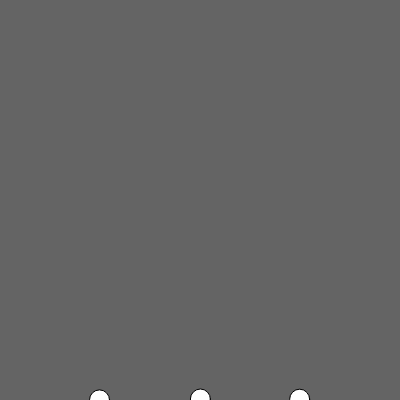
Frame 1 (no input)
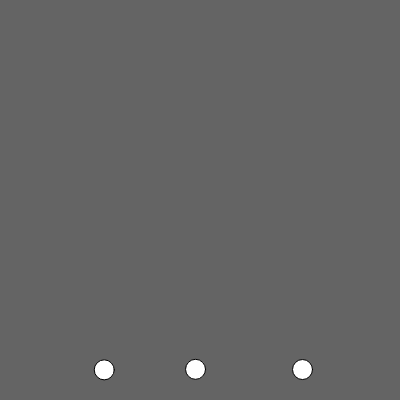
Frame 60 (no input)
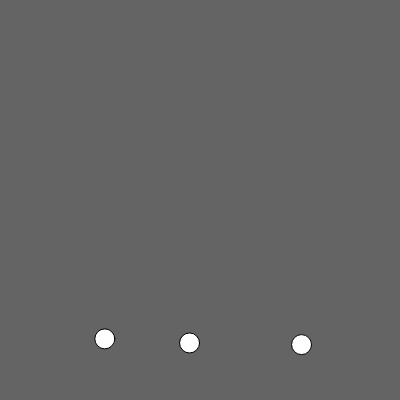
Frame 120 (the mouse pressed at the canvas centre since frame 60)

The p5.js sketch that drew these frames (run headless with seeded random() and noise() and a simulated clock; from frame 60 on, the mouse is pressed at the canvas centre):

// p5.js sketch
// ── sketch.js
var ball1;
var ball2;
var ball3;

function setup() {
  createCanvas(400, 400);
  // create a Ball class to make Ball object by calling new command.
  ball1 = new Ball(width/2, height);
  ball2 = new Ball(100, height);
  ball3 = new Ball(300, height);
}

function draw() {
  background(100);
  ball1.move();
  ball1.display();
  ball2.move();
  ball2.display();
  ball3.move();
  ball3.display();
}

function Ball(x, y) {
  this.x = x;
  this.y = y;
  this.size = 20;
  this.move = function() {
    this.x = this.x + Math.random() - 0.5;
    this.y = this.y - Math.random() *1;
  }
  this.display = function() {
    ellipse(this.x, this.y, this.size, this.size);
  }
}
